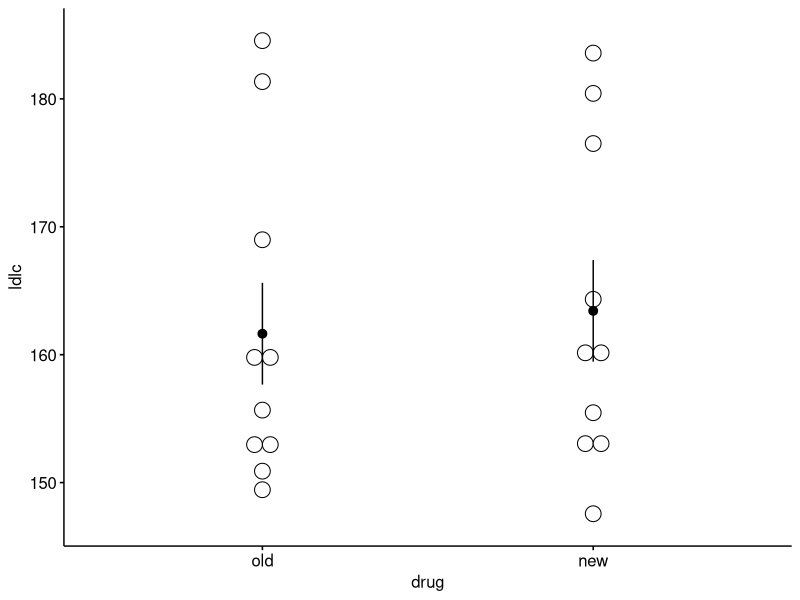
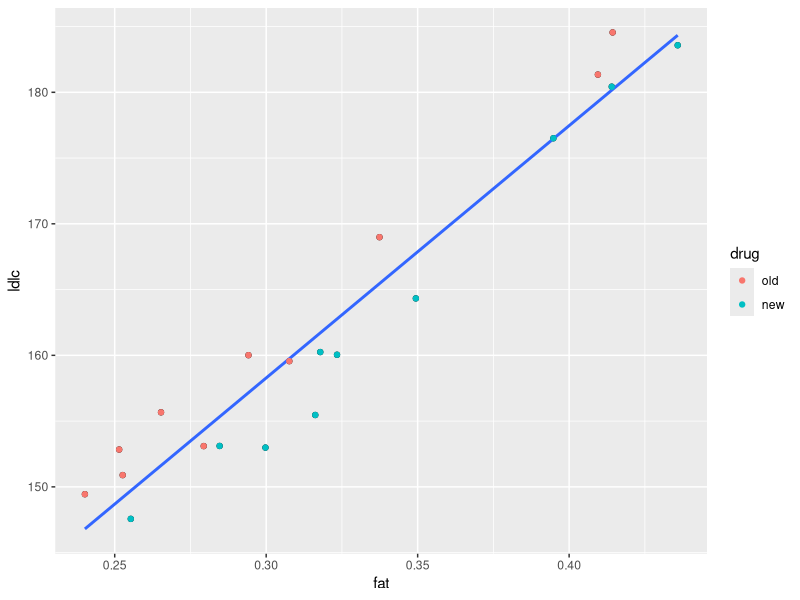
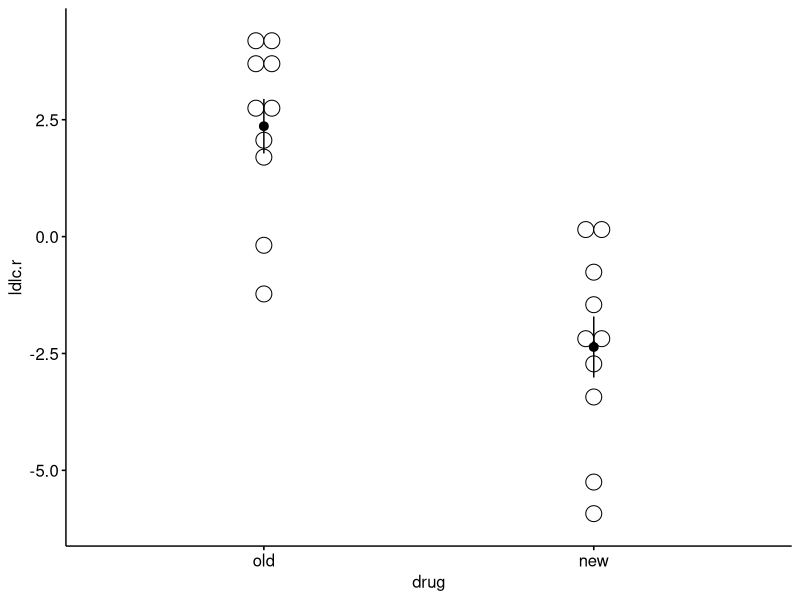
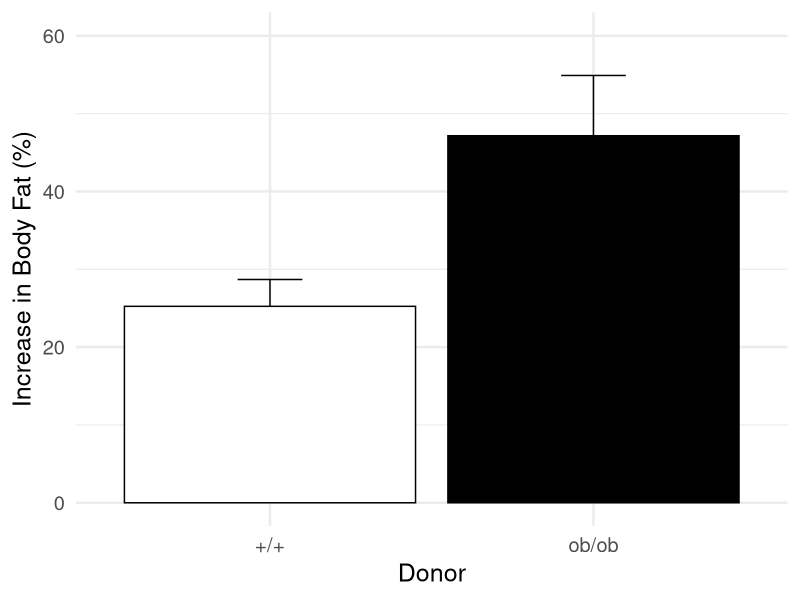

The R source for these figures, in order:
## ---- chunk 1
library(ggplot2)
library(viridis) # color blind palette
library(ggpubr)
library(emmeans)
library(data.table)
library(mvtnorm)

colorblind <- function(n){
  # http://www.cookbook-r.com/Graphs/Colors_(ggplot2)/#a-colorblind-friendly-palette
  return(c("#000000", "#E69F00", "#56B4E9", "#009E73", "#F0E442", "#0072B2", "#D55E00", "#CC79A7")[1:n])
}

## ---- chunk 2
set.seed(7)
n <- 10 # replicates per grop
fat <- rnorm(n*2, mean=.3, sd=.05)
# fat is the fraction of calories from fat in diet.
# think about this parameterization. Most people will vary between 15% and 45%.
drug <- rep(c("old", "new"), each=10) # the treatment assignment
fd <- data.table(drug=factor(drug, factor(c("old", "new"))), fat=fat) # the fake data.table
X <- model.matrix(formula(~ fat + drug), data=fd) # the model matrix

b0 <- 100 # LDL-C for the reference group and zero dietary fat
b1 <- 200 # the effect of dietary fat. Increasing fat by 10% adds
# 200*.1 = 20 mg LDL-C/dL blood to their blood
b2 <- -5 # the effect of the new drug -- lowers LDL-C by 5 mg/dL blood
b <- c(b0, b1, b2) # but the parameters into a vector
ldlc <- X%*%b + rnorm(n, sd=2) # matrix algebra
fd[, ldlc:=ldlc] # add ldlc to the fake data.table

## ---- chunk 3
ggdotplot(x="drug", y="ldlc", data=fd, add="mean_se")
coef(summary(lm(ldlc~drug, data=fd)))
## ---- chunk 4
qplot(x=fat, y=ldlc, data=fd) + geom_smooth(method="lm", se=FALSE) + geom_point(aes(color=drug))
## ---- chunk 5
fit <- lm(ldlc ~ fat, data=fd)
fd[, ldlc.r:=residuals(fit)]
ggdotplot(x="drug", y="ldlc.r", data=fd, add="mean_se")
fit <- lm(ldlc.r~drug, data=fd)
coef(summary(fit))

## ---- chunk 6
fit <- lm(ldlc ~ fat + drug, data=fd)
coef(summary(fit))

## ---- chunk 7
# create fake data using available summary statistics from paper. Use a while
# loop to generate a new data set each loop and check how close the summary
# statistics of the fake data are to those of the Turnbaugh data. If all stats
# are within tolerance, keep and plot

# create data.table of Turnbaugh mouse body fat data. Numbers are from paper.
mouse <- data.table(treatment = c('+/+', 'ob/ob'),
                    n = c(10, 9),
                    percent = c(.27, .47),
                    change = c(.86, 1.3),
                    se_percent = c(0.036, 0.083),
                    se_change = c(0.1, 0.2)
                    )
mouse[, init:=change/percent]
mouse[, final:=init+change]
mouse[, sd:=sqrt(se_change^2*n/2)] # sample sd, assume homogenous pre/post
# reorder columns
mouse <- mouse[, .SD, .SDcols=c('treatment', 'n', 'init', 'final', 'sd', 'change', 'percent', 'se_change', 'se_percent')]

# compute some statistics for later use
init_diff <- (mouse[2, init] - mouse[1, init])/sqrt(mean(mouse[,sd^2]))
final_diff <- (mouse[2, final] - mouse[1, final])/sqrt(mean(mouse[,sd^2]))
# generate replica fake data

percent.lean <- mouse[treatment=='+/+', percent]
percent.obese <- mouse[treatment=='ob/ob', percent]
percent.lean.se <- mouse[treatment=='+/+', se_percent]
percent.obese.se <- mouse[treatment=='ob/ob', se_percent]

# parameters for model
Sigma_ii <- mean(mouse[, sd^2]) # variances for both init and final
sigma <- sqrt(Sigma_ii) # standard deviations
rho <- 0.4 # pre-post correlation. I have no idea what the actual value is.
mu <- mean(mouse[, init]) # initial weight
delta <- mean(mouse[, change]) # delta is the post - pre effect for control
tau <- 0 # tau is the treatment effect (on top of delta)
Sigma <- matrix(c(c(Sigma_ii, rho*Sigma_ii), c(rho*Sigma_ii, Sigma_ii)), nrow=2)
N <- sum(mouse[, n])

seed <- 1673 # recovers stats
done <- FALSE
while(done==FALSE){
  set.seed(seed)
  
  # create pre-post mouse weights that are correlated
  treatment <- rep(c('+/+','ob/ob'), mouse[,n])
  weights <- rmvnorm(n=N, mean=c(mu, mu+delta), sigma=Sigma)
  weights[treatment=='ob/ob', 2] <- weights[treatment=='ob/ob', 2] + tau
  fake_mouse <- data.table(ID=factor(1:N),
                   treatment=factor(treatment, c('+/+','ob/ob')),
                   init=weights[,1],
                   final=weights[,2])
  fake_mouse[, change:=final-init]
  fake_mouse[, percent:=change/init]
  fake_mouse_sum <- fake_mouse[, .(final=mean(final),
                   percent_change=mean(percent), 
                   se=sd(percent)/sqrt(.N), 
                   cs=mean(change), 
                   se.change=sd(change)/sqrt(.N)), 
               by=treatment]
  fake_mouse_sum
  if(abs(fake_mouse_sum[treatment=='ob/ob', final] - fake_mouse_sum[treatment=='+/+', final]) < 0.04 &
     abs(fake_mouse_sum[treatment=='ob/ob', percent_change] - percent.obese) < 0.02 &
     abs(fake_mouse_sum[treatment=='+/+', percent_change] - percent.lean) < 0.02 &
     abs(fake_mouse_sum[treatment=='ob/ob', se] - percent.obese.se) < 0.02 &
     abs(fake_mouse_sum[treatment=='+/+', se] - percent.lean.se) < 0.01 ){
    done <- TRUE
  }else{
  seed <- seed+1
  }
}

fake_mouse_sum[, percent_change:=percent_change*100]
fake_mouse_sum[, se:=se*100]
fake_mouse[, percent:=percent*100]
## ---- chunk 8
# plot it
gg <- ggplot(data=fake_mouse_sum, aes(x=treatment, y=percent_change, fill=treatment)) +
  geom_errorbar(aes(ymin=(percent_change-se), ymax=(percent_change+se)), width=.2) +
  geom_col(fill=c('white', 'black'), color='black') +
  ylab("Increase in Body Fat (%)") +
  xlab("Donor") +
  scale_y_continuous(limits=c(0,60)) +
  theme_minimal(base_size=18) +
  theme(legend.position='none')
gg

## ---- chunk 9
fit1 <- lm(percent ~ treatment, data=fake_mouse)
coef(summary(fit1))
confint(fit1)
